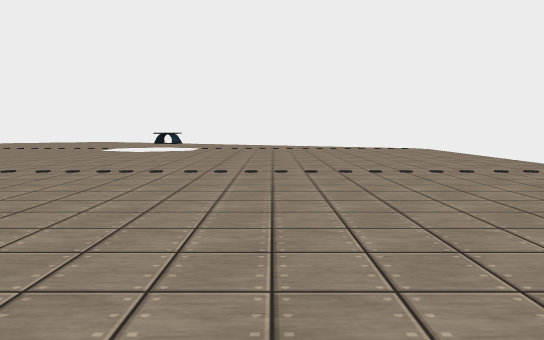
View 1 (above)

20 first-person views from a walk through a 3-D level made in the Unity game engine. The camera is 1.3 m above the floor, tilts 6° down and sees 70° across. Doors are open. The floor is counted in squares, 2 m on a side. Each view is taken from the middle of a square. On the plan, view 1 faces up. The plan holds only what a view shows up to about 11 squares ahead; the rest is blank. The place goes on beyond the plan. The player character is not drawn. Some surface patterns are stand-ins.

View 2
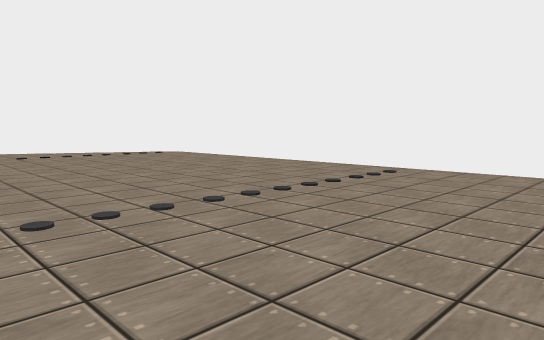

View 3
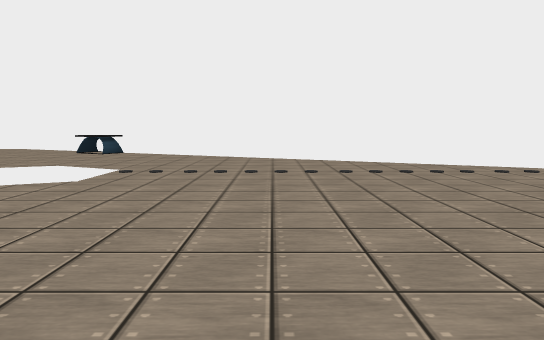

View 4
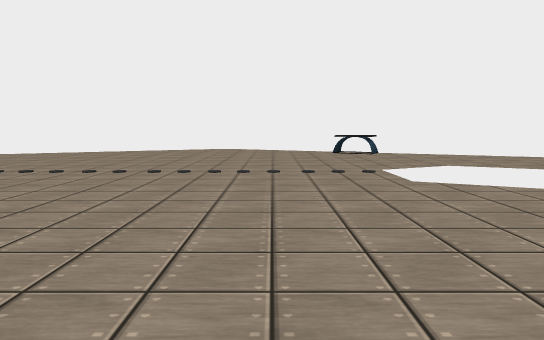

View 5
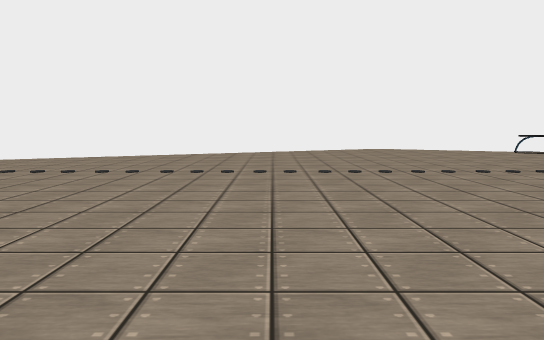

View 6
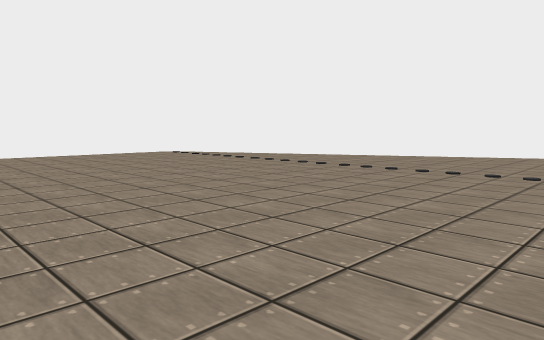

View 7
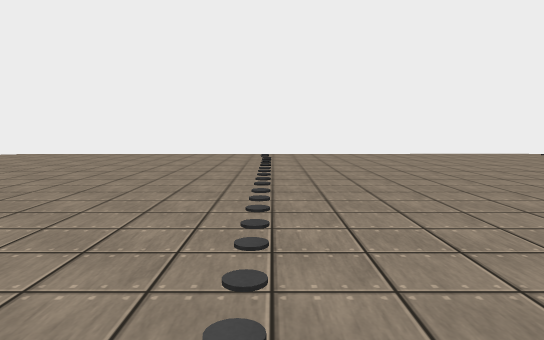

View 8
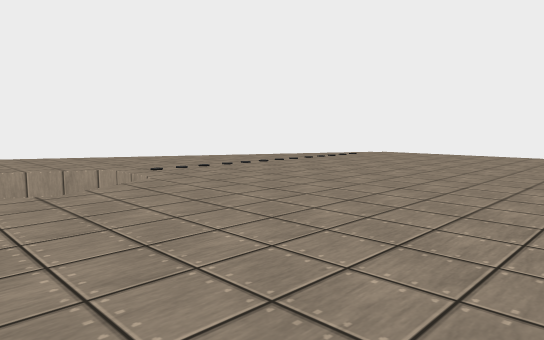

View 9
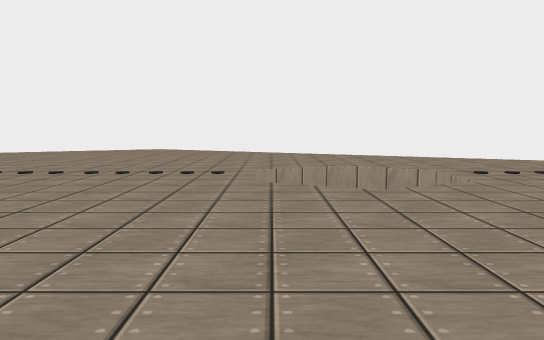

View 10
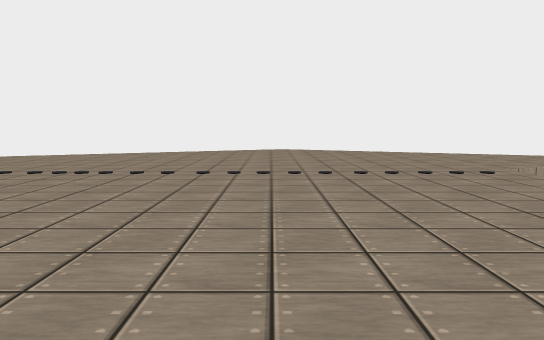

View 11
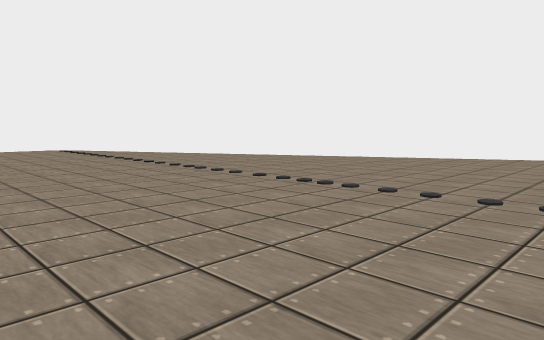

View 12
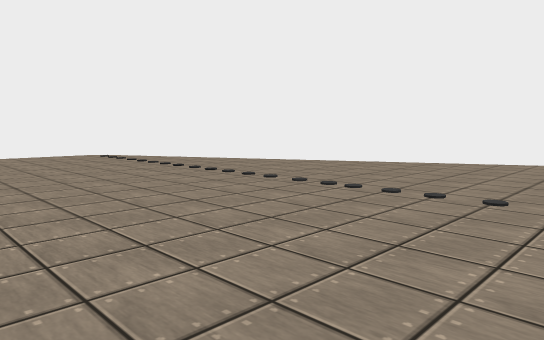

View 13
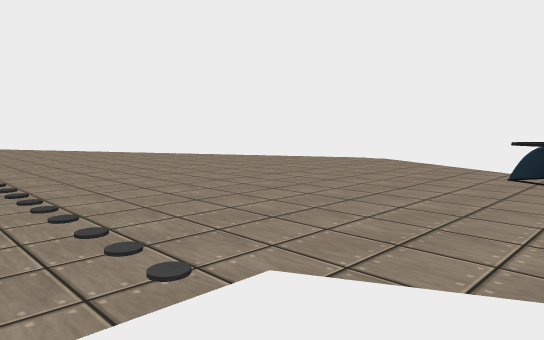

View 14
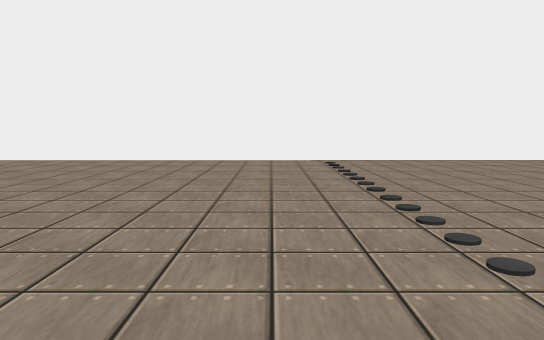

View 15
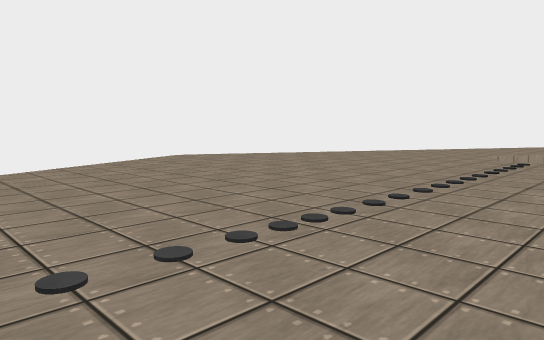

View 16
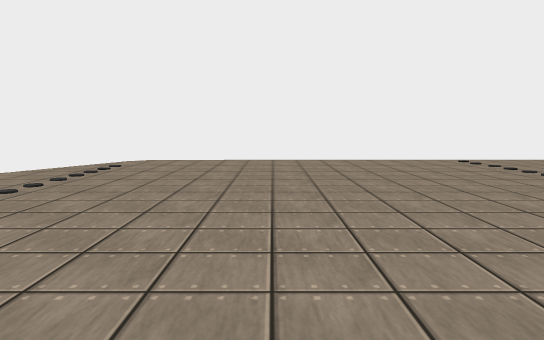

View 17
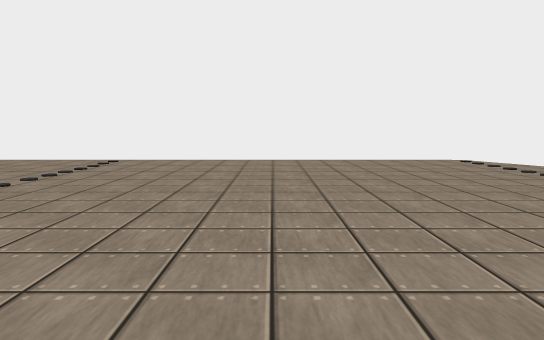

View 18
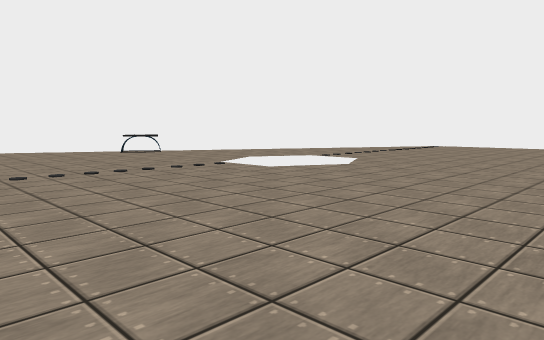

View 19
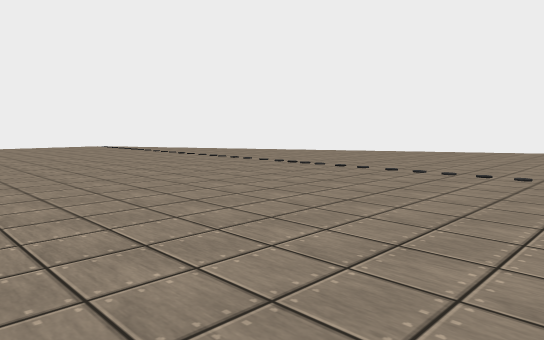

View 20
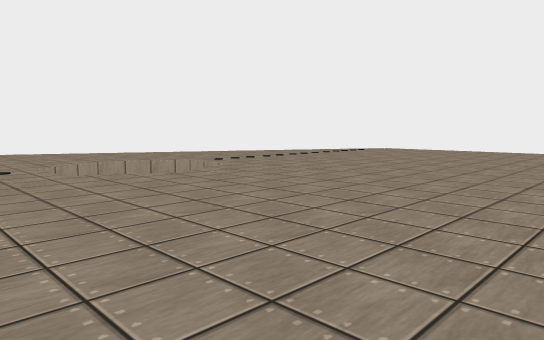

### Floor plan
Points are (right, up) in squares from view 1. A wall is a line through its corners. A room is listed if a view was taken in it or the views show most of it. See-through windows are left out.
Room 1 (views 1, 2, 3, 4, 5, 6, 7, 8, 9, 10, 11, 12, 13, 14, 15, 16, 17, 18, 19, 20)
walls: (-8.2, 19.8) (-8.7, 19.8); (-22.1, -0.6) (-21.9, -1); (4.5, 13.5) (-8.5, 20) (-22.3, 13) (-22.3, -0.8) (-8.5, -7.6) (-8.1, -7.6) (5.2, -0.9) (5.1, 12.7)
objects: other object (-5, 17) to (-5, 18)

Positions as (right, up) in squares from view 1, and headings:
1: (0, 0), facing up
2: (-1, 3), facing up-right
3: (0, 7), facing up
4: (-7, 7), facing up
5: (-12, 7), facing up
6: (-12, 7), facing up-left
7: (-12, 6), facing left
8: (-12, 5), facing down-left
9: (-12, 5), facing down
10: (-8, 5), facing down
11: (-8, 3), facing down-right
12: (-5, 3), facing down-right
13: (-4, 12), facing up-left
14: (-3, 7), facing right
15: (-3, 1), facing down-left
16: (-14, 2), facing left
17: (-14, 9), facing left
18: (-10, 7), facing up-right
19: (-10, 5), facing down-right
20: (-10, 6), facing down-left
